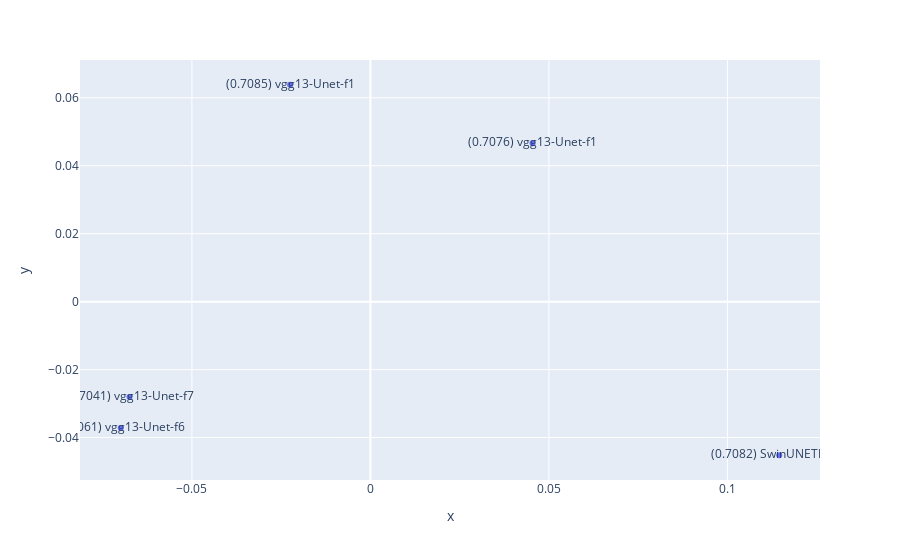

Notebook code cell kept with this figure:
### Code cell
# Use PCA to visualise the models in 2D with the correlation as distance
from sklearn.decomposition import PCA
pca = PCA(n_components=2)
embedding = pca.fit_transform(1 - corr)

# plot with plotly express interactive
fig = px.scatter(x=embedding[:, 0], y=embedding[:, 1], text=[f"({dice_scores[folder]:.4f}) {names[folder][:13]}" for folder in folders])
fig.show()

### Figure 1 — Plotly figure (JSON) as saved in the notebook; plotly's stock layout.template omitted (floating-point values rounded to 4 significant figures)
{"data": [{"hovertemplate": "x=%{x}<br>y=%{y}<br>text=%{text}<extra></extra>", "legendgroup": "", "marker": {"color": "#636efa", "symbol": "circle"}, "mode": "markers+text", "name": "", "orientation": "v", "showlegend": false, "text": ["(0.7085) vgg13-Unet-f1", "(0.7082) SwinUNETR-f13", "(0.7076) vgg13-Unet-f1", "(0.7061) vgg13-Unet-f6", "(0.7041) vgg13-Unet-f7"], "x": [-0.02249, 0.1145, 0.04541, -0.06994, -0.0675], "xaxis": "x", "y": [0.06385, -0.04521, 0.04662, -0.03722, -0.02805], "yaxis": "y", "type": "scatter"}], "layout": {"xaxis": {"anchor": "y", "domain": [0.0, 1.0], "title": {"text": "x"}}, "yaxis": {"anchor": "x", "domain": [0.0, 1.0], "title": {"text": "y"}}, "legend": {"tracegroupgap": 0}, "margin": {"t": 60}}}
